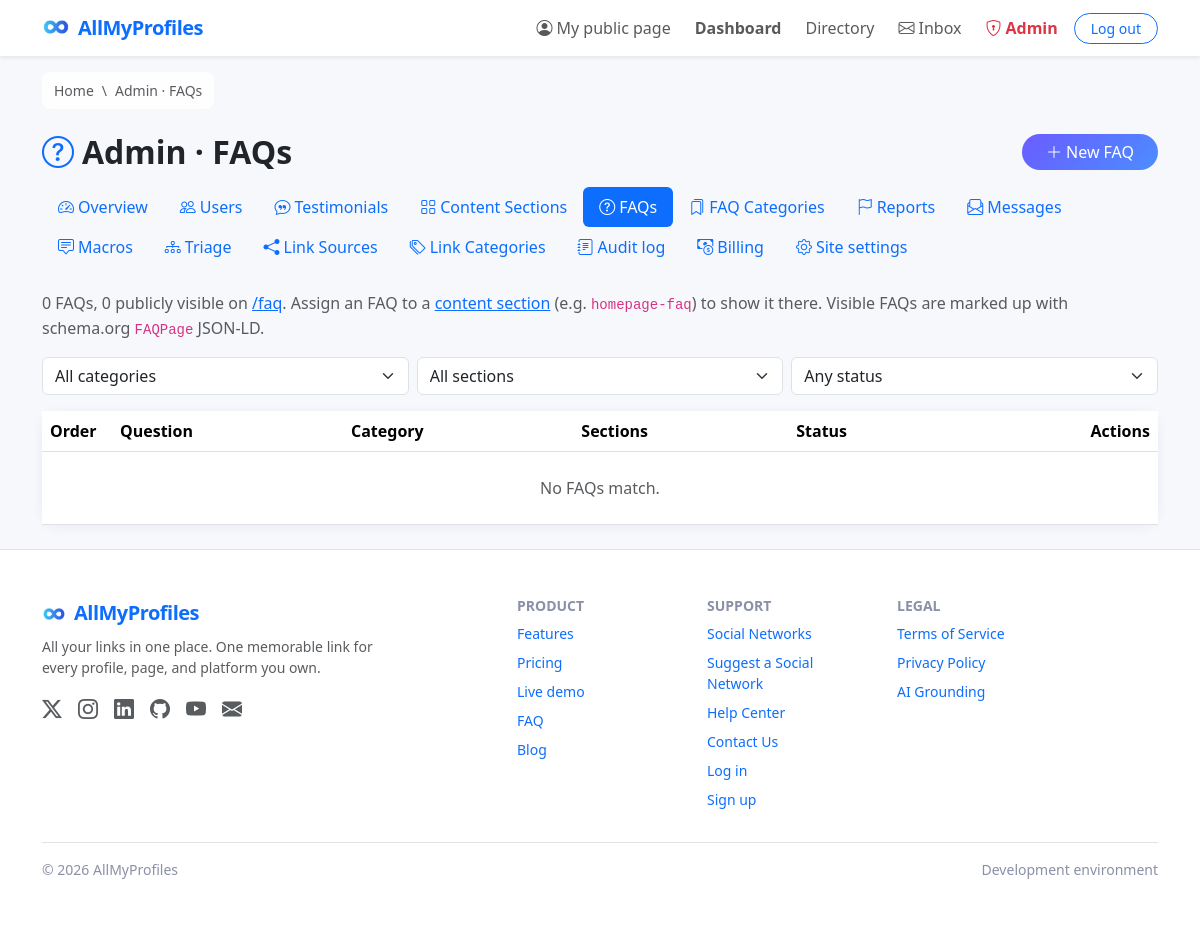
Page /admin/faqs (signed in) on the earlier database version.
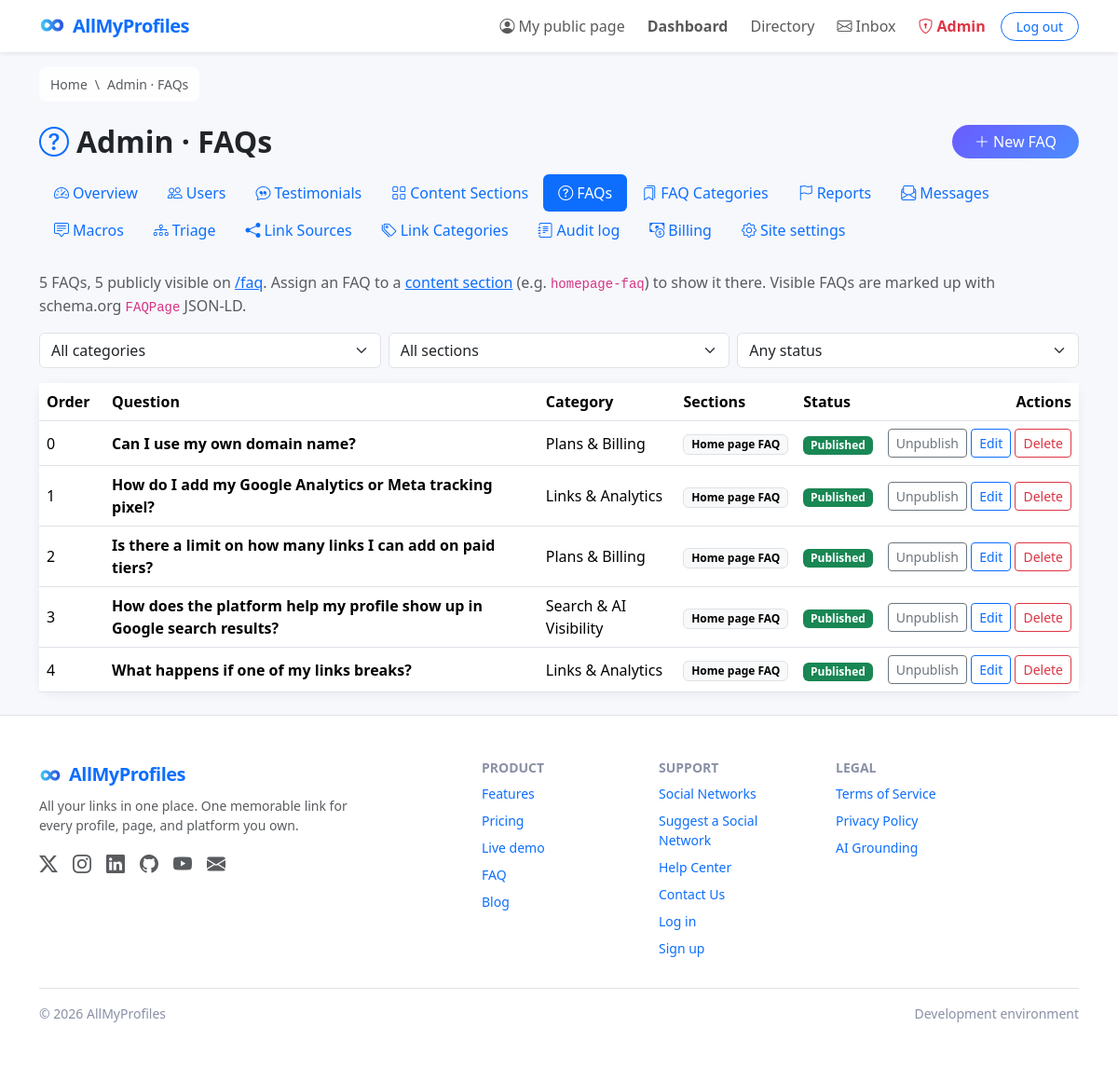
Same page on the later database version.
### models.py (models this page shows, shortened)
class Setting(db.Model):
    __tablename__ = 'settings'
    DEFAULT_SETTINGS = DEFAULT_SETTINGS
    key = db.Column(db.String(64), primary_key=True)
    value = db.Column(db.String(500), nullable=False, default='')
    @classmethod
    def get(cls, key, fallback=None):
        row = db.session.get(cls, key)
        if row is not None:
            return row.value
        return DEFAULT_SETTINGS.get(key, fallback)

class Faq(db.Model):
    __tablename__ = 'faqs'
    id = db.Column(db.Integer, primary_key=True)
    question = db.Column(db.String(FAQ_QUESTION_MAX), nullable=False)
    answer = db.Column(db.Text, nullable=False)
    category_id = db.Column(db.Integer,
                            db.ForeignKey('faq_categories.id',
                                          ondelete='SET NULL'),
                            nullable=True, index=True)
    sort_order = db.Column(db.Integer, nullable=False, default=0,
                           server_default='0')
    is_published = db.Column(db.Boolean, nullable=False, default=True,
                             server_default='1')
    created_at = db.Column(db.DateTime, default=lambda: datetime.now(),
                           nullable=False)
    updated_at = db.Column(db.DateTime, nullable=True)
    category = db.relationship('FaqCategory', back_populates='faqs')
    content_sections = db.relationship(
        'ContentSection', secondary=faq_sections,
        backref=db.backref('faqs', lazy='select'))
    @classmethod
    def public_query(cls):
        return (cls.query.outerjoin(FaqCategory)
                .filter(cls.is_published.is_(True),
                        db.or_(cls.category_id.is_(None),
                               FaqCategory.is_active.is_(True))))

class FaqCategory(db.Model):
    __tablename__ = 'faq_categories'
    id = db.Column(db.Integer, primary_key=True)
    name = db.Column(db.String(80), nullable=False, unique=True)
    slug = db.Column(db.String(100), nullable=False, unique=True, index=True)
    description = db.Column(db.String(250), nullable=True)
    sort_order = db.Column(db.Integer, nullable=False, default=0,
                           server_default='0')
    is_active = db.Column(db.Boolean, nullable=False, default=True,
                          server_default='1')
    created_at = db.Column(db.DateTime, default=lambda: datetime.now(),
                           nullable=False)
    faqs = db.relationship('Faq', back_populates='category',
                           order_by='Faq.sort_order, Faq.id')
    @classmethod
    def ordered(cls, active_only=False):
        q = cls.query
        if active_only:
            q = q.filter_by(is_active=True)
        return q.order_by(cls.sort_order, cls.name).all()

class ContentSection(db.Model):
    __tablename__ = 'content_sections'
    DEFAULT_SECTIONS = (
        ('homepage-testimonials', 'Home page testimonials',
         'The home page social-proof area.'),
        ('homepage-features', 'Home page features',
         'The features section on the home page.'),
        ('homepage-demo', 'Home page interactive demo',
         'The interactive demo section on the home page.'),
        ('homepage-pricing', 'Home page pricing',
         'The pricing section on the home page.'),
        ('homepage-faq', 'Home page FAQ',
         'The frequently asked questions section on the home page.'),
        ('homepage-final-cta', 'Home page final call to action',
         'The closing call-to-action section on the home page.'),
    )
    id = db.Column(db.Integer, primary_key=True)
    name = db.Column(db.String(100), nullable=False, unique=True)
    slug = db.Column(db.String(100), nullable=False, unique=True, index=True)
    description = db.Column(db.String(250), nullable=True)
    sort_order = db.Column(db.Integer, nullable=False, default=0,
                           server_default='0')
    is_active = db.Column(db.Boolean, nullable=False, default=True,
                          server_default='1')
    testimonials = db.relationship(
        'Testimonial', secondary=testimonial_sections,
        backref=db.backref('content_sections', lazy='select'))

### app.py (the view)
    @app.route('/admin/faqs')
    @admin_required
    def admin_faqs():
        q = Faq.query
        cat = request.args.get('category', '')
        status = request.args.get('status', '')
        section = request.args.get('section', '')
        if cat == 'none':
            q = q.filter(Faq.category_id.is_(None))
        elif cat.isdigit():
            q = q.filter(Faq.category_id == int(cat))
        if status == 'published':
            q = q.filter(Faq.is_published.is_(True))
        elif status == 'draft':
            q = q.filter(Faq.is_published.is_(False))
        if section.isdigit():
            q = q.filter(Faq.content_sections.any(
                ContentSection.id == int(section)))
        faqs = q.order_by(Faq.sort_order, Faq.id).all()
        return render_template('admin/faqs.html', faqs=faqs,
                               categories=FaqCategory.ordered(),
                               sections=_sections(), cat=cat, status=status,
                               section=section,
                               total=Faq.query.count(),
                               on_display=len(Faq.public_query().all()))

### templates/admin/faqs.html (shortened to what this page needs)
{% extends 'base.html' %}
{% import 'admin/_nav.html' as dash %}
{% block breadcrumb_title %}Admin · FAQs{% endblock %}
{% block content %}
<div class="container py-4">
  <div class="d-flex justify-content-between align-items-center mb-3">
    <h1 class="h2 fw-bold mb-0"><i class="bi bi-question-circle text-primary me-2"></i>Admin · FAQs</h1>
    <a href="{{ url_for('admin_faq_new') }}" class="btn btn-primary rounded-pill px-4">
      <i class="bi bi-plus-lg me-1"></i>New FAQ</a>
  </div>
  {{ dash.nav('faqs') }}
  <p class="text-muted">
    {{ total }} FAQ{{ '' if total == 1 else 's' }}, {{ on_display }} publicly visible on
    <a href="{{ url_for('faq_page') }}" target="_blank" rel="noopener">/faq</a>.
    Assign an FAQ to a <a href="{{ url_for('admin_content_sections') }}">content section</a>
    (e.g. <code>homepage-faq</code>) to show it there. Visible FAQs are marked up with
    schema.org <code>FAQPage</code> JSON-LD.
  </p>
  <form method="get" class="row g-2 mb-3">
    <div class="col-sm-4">
      <select name="category" class="form-select" aria-label="Category" onchange="this.form.submit()">
        <option value="">All categories</option>
      </select>
    </div>
    <div class="col-sm-4">
      <select name="section" class="form-select" aria-label="Section" onchange="this.form.submit()">
        <option value="">All sections</option>
      </select>
    </div>
    <div class="col-sm-4">
      <select name="status" class="form-select" aria-label="Status" onchange="this.form.submit()">
        <option value="">Any status</option>
      </select>
    </div>
  </form>
  <div class="card">
    <div class="table-responsive">
      <table class="table table-hover align-middle mb-0">
        <thead><tr>
          <th style="width:70px">Order</th><th>Question</th><th>Category</th>
          <th>Sections</th><th>Status</th><th class="text-end">Actions</th>
        </tr></thead>
        <tbody>
        {% for f in faqs %}
          <tr>
            <td>{{ f.sort_order }}</td>
            <td class="fw-semibold">{{ f.question }}</td>
            <td>{% if f.category %}{{ f.category.name }}{% if not f.category.is_active %} <span class="badge text-bg-secondary">inactive</span>{% endif %}{% else %}<span class="text-muted">—</span>{% endif %}</td>
            <td>{% for s in f.content_sections %}<span class="badge text-bg-light border">{{ s.name }}</span> {% else %}<span class="text-muted">—</span>{% endfor %}</td>
            <td>
              {% if f.is_published %}<span class="badge text-bg-success">Published</span>
              {% else %}<span class="badge text-bg-secondary">Draft</span>{% endif %}
            </td>
            <td class="text-end text-nowrap">
              <form method="post" action="{{ url_for('admin_faq_toggle', faq_id=f.id) }}" class="d-inline">
                <button class="btn btn-sm btn-outline-secondary" type="submit">{{ 'Unpublish' if f.is_published else 'Publish' }}</button>
              </form>
              <a class="btn btn-sm btn-outline-primary" href="{{ url_for('admin_faq_edit', faq_id=f.id) }}">Edit</a>
              <form method="post" action="{{ url_for('admin_faq_delete', faq_id=f.id) }}" class="d-inline"
                    onsubmit="return confirm('Delete this FAQ?');">
                <button class="btn btn-sm btn-outline-danger" type="submit">Delete</button>
              </form>
            </td>
          </tr>
        {% else %}
          <tr><td colspan="6" class="text-center text-muted py-4">No FAQs match.</td></tr>
        {% endfor %}
        </tbody>
      </table>
    </div>
  </div>
</div>
{% endblock %}

### templates/base.html (shortened to what this page needs)
<!DOCTYPE html>
<html lang="en">
<head>
  <link rel="stylesheet" href="https://cdn.jsdelivr.net/npm/bootstrap@5.3.3/dist/css/bootstrap.min.css">
  <link rel="stylesheet" href="https://cdn.jsdelivr.net/npm/bootstrap-icons@1.11.3/font/bootstrap-icons.min.css">
</head>
<body class="d-flex flex-column min-vh-100">
  {% set quiet_nav = quiet_nav|trim == 'quiet' %}
  {% set show_crumbs = show_crumbs|trim != 'no' %}
  <header>
  <nav class="navbar navbar-expand-lg {{ 'navbar-quiet py-1' if quiet_nav else 'bg-white shadow-sm' }}" aria-label="Primary">
    <div class="container">
      <a class="navbar-brand {{ 'text-muted fw-normal fs-6' if quiet_nav else 'text-primary' }}" href="{{ url_for('home') }}">
        <img src="{{ url_for('static', filename='images/favicon-96x96.png') }}" alt="" width="{{ 20 if quiet_nav else 28 }}" height="{{ 20 if quiet_nav else 28 }}" class="me-2 align-text-bottom rounded">AllMyProfiles
      </a>
      <div class="collapse navbar-collapse" id="navbarNav">
        <ul class="navbar-nav ms-auto align-items-lg-center gap-lg-2">
          {% if current_user.is_authenticated %}
            <li class="nav-item">
              <a class="nav-link" href="{{ (profile_url(current_user) or '#') }}">
                <i class="bi bi-person-circle me-1"></i>My public page
              </a>
            </li>
            <li class="nav-item">
              <a class="nav-link fw-semibold" href="{{ url_for('dashboard') }}">Dashboard</a>
            </li>
            <li class="nav-item">
              <a class="nav-link" href="{{ url_for('directory') }}">Directory</a>
            </li>
            <li class="nav-item">
              <a class="nav-link position-relative" href="{{ url_for('inbox') }}">
                <i class="bi bi-envelope me-1"></i>Inbox
              </a>
            </li>
            {% if current_user.is_admin and not is_impersonating() %}
            <li class="nav-item">
              <a class="nav-link text-danger fw-semibold" href="{{ url_for('admin_dashboard') }}">
                <i class="bi bi-shield-lock me-1"></i>Admin
              </a>
            </li>
            {% endif %}
            <li class="nav-item">
              <a class="btn btn-outline-primary btn-sm rounded-pill px-3" href="{{ url_for('logout') }}">Log out</a>
            </li>
          {% elif quiet_nav %}
            <li class="nav-item"><a class="btn btn-outline-primary btn-sm rounded-pill px-3" href="{{ url_for('register') }}" rel="nofollow">Sign up free</a></li>
          {% endif %}
        </ul>
      </div>
    </div>
  </nav>
  </header>
  <main id="main-content" class="flex-grow-1">
    {% if show_crumbs %}
    <nav class="container pt-3" aria-label="Breadcrumb">
      <ol class="site-breadcrumb list-unstyled d-flex flex-wrap align-items-center gap-2 mb-0 small text-muted">
        <li><a href="{{ url_for('home') }}">Home</a></li>
        {% block breadcrumb_parents %}<li aria-hidden="true">\</li>{% endblock %}
        <li aria-current="page">{% block breadcrumb_title %}{{ self.title() | striptags | replace(' — AllMyProfiles', '') | replace(' — All My Profiles', '') | replace(' — Admin', '') }}{% endblock %}</li>
      </ol>
    </nav>
    {% endif %}
    {% block content %}{% endblock %}
  </main>
  <footer class="py-5 bg-white border-top">
    <div class="container">
      <div class="row gy-4">
        <div class="col-lg-4">
          <span class="navbar-brand fw-bold text-primary fs-5">
            <img src="{{ url_for('static', filename='images/favicon-96x96.png') }}" alt="" width="24" height="24" class="me-2 align-text-bottom rounded">AllMyProfiles
          </span>
          <p class="small text-muted mt-2 mb-0">{{ site_tagline }} One memorable link for every profile, page, and platform you own.</p>
          <div class="mt-3 fs-5 d-flex gap-3">
            <a href="https://x.com/allmyprofiles" class="text-muted" aria-label="X / Twitter" alt="X / Twitter" rel="noopener" target="_blank"><i class="bi bi-twitter-x"></i></a>
            <a href="https://instagram.com/allmyprofiles" class="text-muted" aria-label="Instagram" alt="Instagram" rel="noopener" target="_blank"><i class="bi bi-instagram"></i></a>
            <a href="https://linkedin.com/company/allmyprofiles" class="text-muted" aria-label="LinkedIn" alt="LinkedIn" rel="noopener" target="_blank"><i class="bi bi-linkedin"></i></a>
            <a href="https://github.com/allmyprofiles" class="text-muted" aria-label="GitHub" alt="GitHub" rel="noopener" target="_blank"><i class="bi bi-github"></i></a>
            <a href="https://youtube.com/@allmyprofiles" class="text-muted" aria-label="YouTube" alt="YouTube" rel="noopener" target="_blank"><i class="bi bi-youtube"></i></a>
            <a href="mailto:support@allmyprofiles.com?subject=Support%20Request-Home%Page" class="text-muted" aria-label="Email" alt="Email"><i class="bi bi-envelope-fill"></i></a>
          </div>
        </div>
        <div class="col-6 col-lg-2 offset-lg-1">
          <h2 class="fw-bold small text-uppercase">Product</h2>
          <ul class="list-unstyled small">
            <li class="mb-2"><a class="text-decoration-none" href="{{ url_for('home') }}#features">Features</a></li>
            <li class="mb-2"><a class="text-decoration-none" href="{{ url_for('home') }}#pricing">Pricing</a></li>
            <li class="mb-2"><a class="text-decoration-none" href="{{ url_for('home') }}#demo">Live demo</a></li>
            <li class="mb-2"><a class="text-decoration-none" href="{{ url_for('faq_page') }}">FAQ</a></li>
            <li class="mb-2"><a class="text-decoration-none" href="#">Blog</a></li>
          </ul>
        </div>
        <div class="col-6 col-lg-2">
          <h2 class="fw-bold small text-uppercase">Support</h2>
          <ul class="list-unstyled small">
            <li class="mb-2"><a class="text-decoration-none" href="{{ url_for('directory') }}">Social Networks</a></li>
            <li class="mb-2"><a class="text-decoration-none" href="{{ url_for('suggest') }}">Suggest a Social Network</a></li>
            <li class="mb-2"><a class="text-decoration-none" href="{{ url_for('help_center') }}">Help Center</a></li>
            <li class="mb-2"><a class="text-decoration-none" href="{{ url_for('contact') }}">Contact Us</a></li>
            <li class="mb-2"><a class="text-decoration-none" href="{{ url_for('login') }}">Log in</a></li>
            <li class="mb-2"><a class="text-decoration-none" href="{{ url_for('register') }}">Sign up</a></li>
          </ul>
        </div>
        <div class="col-6 col-lg-2">
          <h2 class="fw-bold small text-uppercase">Legal</h2>
          <ul class="list-unstyled small">
            <li class="mb-2"><a class="text-decoration-none" href="{{ url_for('terms') }}">Terms of Service</a></li>
            <li class="mb-2"><a class="text-decoration-none" href="{{ url_for('privacy') }}">Privacy Policy</a></li>
            <li class="mb-2"><a class="text-decoration-none" href="{{ url_for('ai_grounding') }}">AI Grounding</a></li>
          </ul>
        </div>
      </div>
      <hr>
      <div class="d-flex flex-wrap justify-content-between align-items-center">
        <span class="small">&copy; {{ current_year }} AllMyProfiles</span>
        <span class="small">{{ APP_ENV|capitalize }} environment</span>
      </div>
    </div>
  </footer>
</body>
</html>

Differences in the rows shown:
added Faq: sort_order "0", question "Can I use my own domain name?", category.name "Plans & Billing", shows "Published", is_published "Unpublish"
added ContentSection: name "Home page FAQ"
added Faq: sort_order "1", question "How do I add my Google Analytics or Meta tracking pixel?", category.name "Links & Analytics", shows "Published", is_published "Unpublish"
added Faq: sort_order "2", question "Is there a limit on how many links I can add on paid tiers?", category.name "Plans & Billing", shows "Published", is_published "Unpublish"
added Faq: sort_order "3", question "How does the platform help my profile show up in Google search results?", category.name "Search & AI Visibility", shows "Published", is_published "Unpublish"
added Faq: sort_order "4", question "What happens if one of my links breaks?", category.name "Links & Analytics", shows "Published", is_published "Unpublish"
Other differences:
{{ total }}: "0" → "5"
{{ on_display }}: "0" → "5"
text no longer shown: "No FAQs match."
